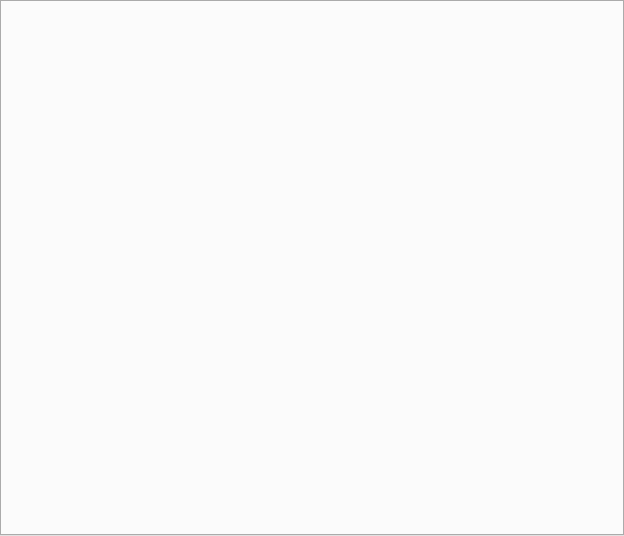
<?xml version="1.0" encoding="UTF-8"?>
<ui version="4.0">
 <class>DeviceSettingForm</class>
 <widget class="QWidget" name="DeviceSettingForm">
  <property name="geometry">
   <rect>
    <x>0</x>
    <y>0</y>
    <width>624</width>
    <height>536</height>
   </rect>
  </property>
  <property name="windowTitle">
   <string>终端设置</string>
  </property>
  <layout class="QGridLayout" name="gridLayout_6">
   <property name="leftMargin">
    <number>0</number>
   </property>
   <property name="topMargin">
    <number>0</number>
   </property>
   <property name="rightMargin">
    <number>0</number>
   </property>
   <property name="bottomMargin">
    <number>0</number>
   </property>
   <property name="spacing">
    <number>0</number>
   </property>
   <item row="0" column="0">
    <widget class="QTabWidget" name="settingTabWidget">
     <property name="font">
      <font>
       <family>宋体</family>
       <pointsize>9</pointsize>
      </font>
     </property>
     <property name="currentIndex">
      <number>-1</number>
     </property>
    </widget>
   </item>
  </layout>
 </widget>
 <resources>
  <include location="CoolView.qrc"/>
 </resources>
 <connections/>
</ui>
